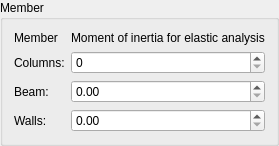
                 <widget class="QGroupBox" name="gbx_member">
                  <property name="title">
                   <string>Member</string>
                  </property>
                  <layout class="QGridLayout" name="gridLayout_21">
                   <item row="0" column="0">
                    <layout class="QFormLayout" name="lay_member">
                     <item row="0" column="0">
                      <widget class="QLabel" name="lbl_member_member">
                       <property name="text">
                        <string>Member</string>
                       </property>
                      </widget>
                     </item>
                     <item row="0" column="1">
                      <widget class="QLabel" name="lbl_member_moment_for_intertia">
                       <property name="text">
                        <string>Moment of inertia for elastic analysis</string>
                       </property>
                      </widget>
                     </item>
                     <item row="1" column="0">
                      <widget class="QLabel" name="lbl_member_columns">
                       <property name="text">
                        <string>Columns:</string>
                       </property>
                      </widget>
                     </item>
                     <item row="1" column="1">
                      <widget class="QSpinBox" name="spinBox"/>
                     </item>
                     <item row="2" column="0">
                      <widget class="QLabel" name="lbl_member_beam">
                       <property name="text">
                        <string>Beam:</string>
                       </property>
                      </widget>
                     </item>
                     <item row="2" column="1">
                      <widget class="QDoubleSpinBox" name="spx_member_beam"/>
                     </item>
                     <item row="3" column="0">
                      <widget class="QLabel" name="lbl_member_walls">
                       <property name="text">
                        <string>Walls:</string>
                       </property>
                      </widget>
                     </item>
                     <item row="3" column="1">
                      <widget class="QDoubleSpinBox" name="spx_member_walls"/>
                     </item>
                    </layout>
                   </item>
                  </layout>
                 </widget>
